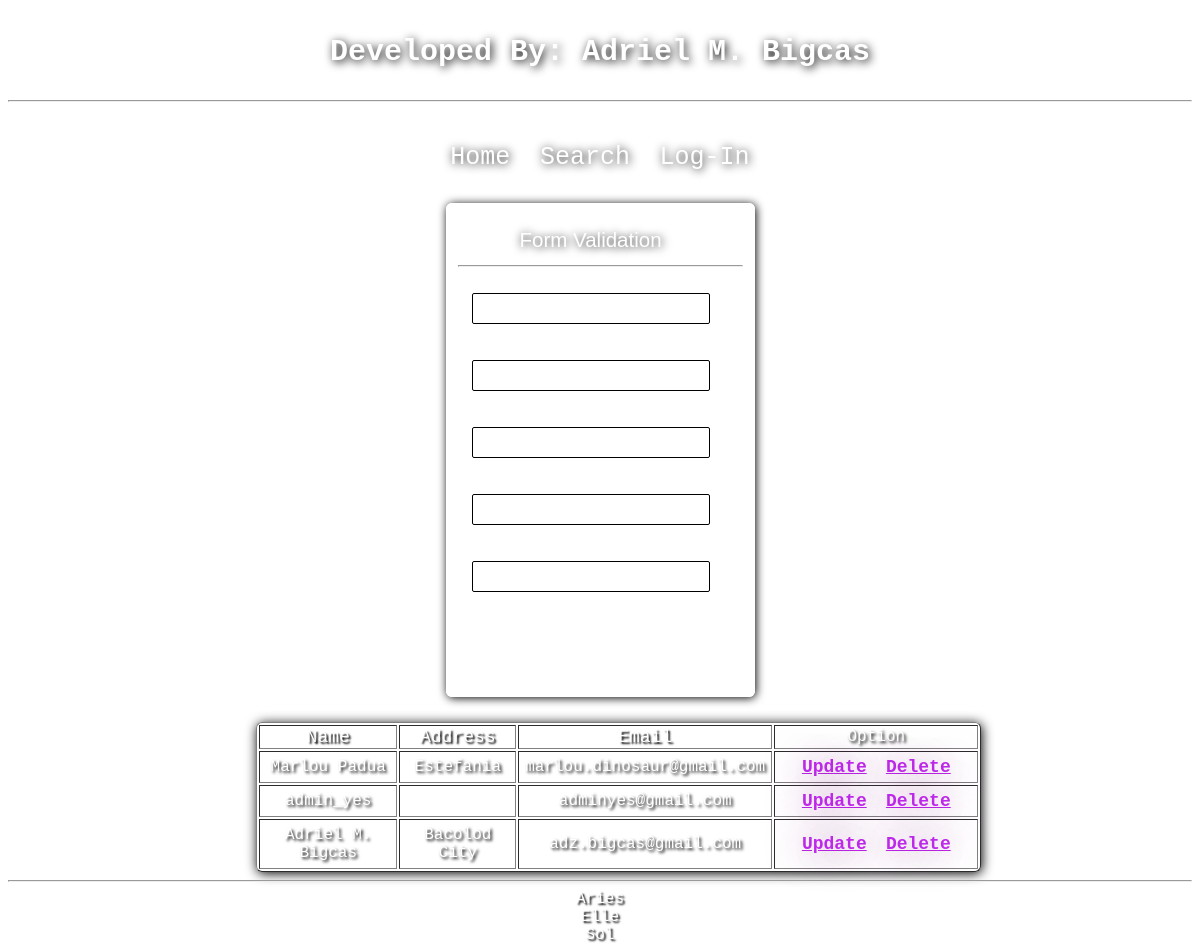
The page / on the database its author committed.
### tables this page shows
CREATE TABLE `mytbl` (
  `id` int(11) NOT NULL,
  `name` varchar(255) NOT NULL,
  `address` varchar(255) NOT NULL,
  `email` varchar(255) NOT NULL,
  `password` varchar(255) NOT NULL,
  `account_type` varchar(1) NOT NULL
);

### index.php (the view, shortened to what this page needs)
<!DOCTYPE html>
<html lang="en">
<head>
    <h1 class="dev">Developed By: Adriel M. Bigcas</h1><br>
    <hr>
</head>
<body>
    <?php
    include("connections.php");
    $name = $address = $email = $password = $cpassword = "";
    $nameErr = $addressErr = $emailErr = $passwordErr = $cpasswordErr = "";
    ?>
    <br>
    <?php include("nav.php"); ?>
    <br>
    <br>
    <div class="form-container">
        <form method="POST" action="<?php htmlspecialchars("PHP_SELF"); ?>">
            <br>
            <span class="form-valid">Form Validation</span><br>
            <hr class="hr">
            <br>
            <ion-icon name="person" class="person"></ion-icon><input type="text" name="name" value="<?php echo $name; ?>" class="t-box"><br>
            <span class="error"><?php echo $nameErr; ?></span><br><br>
            <ion-icon name="home" class="home"></ion-icon><input type="text" name="address" value="<?php echo $address; ?>" class="t-box"><br>
            <span class="error"><?php echo $addressErr; ?></span><br><br>
            <ion-icon name="mail" class="email"></ion-icon><input type="text" name="email" value="<?php echo $email; ?>" class="t-box"><br>
            <span class="error"><?php echo $emailErr; ?></span><br><br>
            <ion-icon name="lock-open" class="lock"></ion-icon><input type="password" name="password" value="<?php echo $password; ?>" class="password"><br>
            <span class="error"><?php echo $passwordErr; ?></span><br><br>
            <ion-icon name="lock-closed" class="lock"></ion-icon><input type="password" name="cpassword" value="<?php echo $cpassword; ?>" class="password"><br>
            <span class="error"><?php echo $cpasswordErr; ?></span><br><br>
            <input type="submit" name="" value="Submit" class="submit"><br>
        </form>
    </div>
    <div class="result">
        <?php
        $view_query = mysqli_query($connections, "SELECT * FROM mytbl");
        ?>
        <div class="table-container">
            <table border='1' width='77.5%' class='my-table'>
                <tr class="tr">
                    <td class="table-header">Name</td>
                    <td class="table-header">Address</td>
                    <td class="table-header">Email</td>
                    <td class="table-header-option">Option</td>
                </tr>
                <?php
                while ($row = mysqli_fetch_assoc($view_query)) {
                    $user_id = $row["id"];
                    $db_name = $row["name"];
                    $db_address = $row["address"];
                    $db_email = $row["email"];
                    echo "<tr>
                        <td class='table-data'>$db_name</td>
                        <td class='table-data'>$db_address</td>
                        <td class='table-data'>$db_email</td>
                        <td class='option'>
                            <a href='Edit.php?id=$user_id' class='update-link'>Update</a>&nbsp;
                            <a href='ConfirmDelete.php?id=$user_id' class='delete-link'>Delete</a>
                        </td>";
                }
                ?>
            </table>
        </div>
        <hr>
        <?php
        $names = array("Aries", "Elle", "Sol");
        foreach ($names as $display_names) {
            echo $display_names . "<br>";
        }
        ?>
</body>
</html>

### nav.php (shortened to what this page needs)
<!DOCTYPE html>
<html lang="en">
<head>
</head>
<body>
    <nav class="nav">
        <a href="index.php">Home</a>
        <a href="search.php">Search</a>
        <a href="log-in.php">Log-In</a>
    </nav>
</body>
</html>

### index.php (style rules this page uses)
body { font-family: 'Courier New', Courier, monospace; background-image: url('img/coding.jpg'); background-size: cover; background-position: center; background-repeat: no-repeat; }
.dev { text-align: center; font-size: 30px; color: white; text-shadow: 2px 2px 10px black; position: relative; top: 15px; }
.form-container { margin: auto; height: 470px; width: 285px; border: 2px solid; border-radius: 6px; padding: 10px; border-color: white; margin-bottom: 25px; backdrop-filter: blur(40px); position: relative; bottom: -10px; box-shadow: 1px 1px 10px black; }
.error { color: #FA6A6A; text-align: center; padding: 50px; font-size: 15px; text-shadow: 2px 2px 6px red; }
.person, .home, .email, .lock { font-size: 25px; color: white; vertical-align: middle; margin-right: 12px; text-shadow: 2px 2px 10px black; padding-left: 2px; }
.form-valid { font-family: Verdana, Geneva, Tahoma, sans-serif; font-size: 20.5px; position: relative; top: -5px; padding: 62px; color: #2C2F34; text-align: center; color: white; font-weight: semi-bold; text-shadow: 1px 1px 10px black; }
.t-box, .password { font-family: 'Segoe UI', Tahoma, Geneva, Verdana, sans-serif; font-size: 15px; vertical-align: middle; border: 1px solid; margin-left: auto; border-radius: 2px; height: 1.8em; width: 15.5em; padding-right: 0 7px; }
.submit { display: block; margin: 0 auto; margin-top: -5px; padding: 0 50px; height: 20px; font-size: 16px; background-color: transparent; border: 1.5px solid; border-radius: 5px; border-color: white; transition: font-size 0.3s, background-color 0.3s; cursor: pointer; color: white; text-shadow: 5px; box-shadow: 5px; height: 2.3em; width: 10.5em; }
.result { text-align: center; color: white; text-shadow: 2px 2px 2px black; }
.table-container { text-align: center; margin-top: 35px; padding-left: 15.5em; }
.table-header { font-size: large; font-weight: 530; text-shadow: 2px 2px 2px black; }
.tr, .table-data { backdrop-filter: blur(35px); padding: 6px; text-shadow: 2px 2px 3px black; }
.option { backdrop-filter: blur(35px); }
.update-link, .delete-link { font-size: 18px; text-shadow: none; font-weight: bold; color: #BD29E8; text-shadow: 1px 1px 40px purple; transition: font-size 0.4s, color 0.4s; }
.update-link { padding-left: 22px; }
.delete-link { padding-right: 22px; }
.my-table { border-radius: 6px; box-shadow: 1px 1.5px 12px black; }
.table-header-option { width: 12.51em; }

### nav.php (style rules this page uses)
.nav { text-align: center; }
.nav a { font-size: 25px; text-shadow: 1px 1px 10px black; position: relative; top: 15px; color: white; display: inline-block; margin: 0 10px; text-decoration: none; transition: font-size 0.4s, background-color 0.4s; }

### rows shown on the page
mytbl: name "Marlou Padua", address "Estefania", email "marlou.dinosaur@gmail.com"
mytbl: name "admin_yes", email "adminyes@gmail.com"
mytbl: name "Adriel M. Bigcas", address "Bacolod City", email "adz.bigcas@gmail.com"

### other values the page prints
$display_names "Aries"
$display_names "Elle"
$display_names "Sol"
